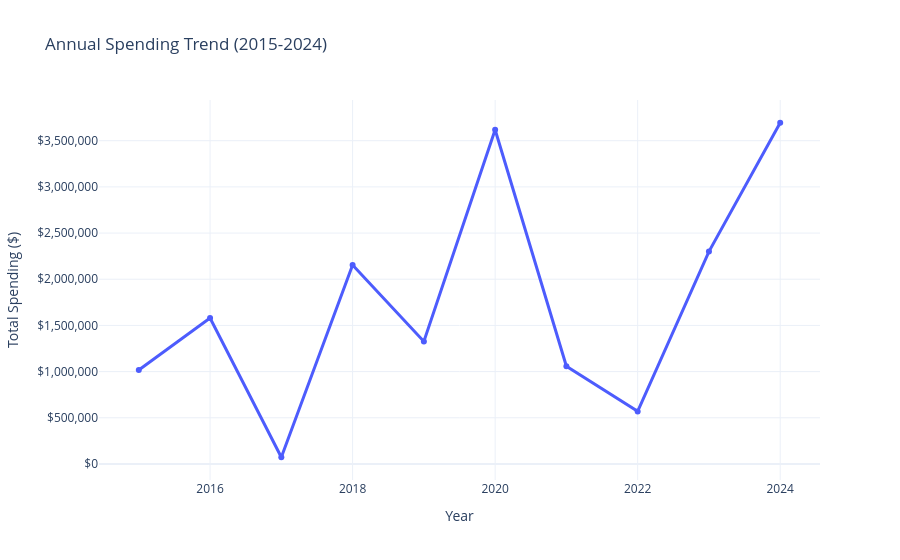

The cell this chart's notebook holds for it:
### Code cell
# Spending by Year

# Data Cleaning & Preparation
# Group by Year and sum the Grant Amount
df_yearly = df.groupby('Year')['Grant Amount'].sum().reset_index()
# Check the transformed data
print(df_yearly.head())

# Create the Line Chart
fig = px.line(df_yearly, 
            x='Year', 
            y='Grant Amount', 
            title='Annual Spending Trend (2015-2024)',
            markers=True, # Adds dots to the line for easier hovering
            template='plotly_white')

# Enhance the Interactivity & Look
fig.update_traces(line_color="#4d5cfd", line_width=3) # Custom line color
fig.update_layout(
    xaxis_title="Year",
    yaxis_title="Total Spending ($)",
    hovermode="x unified", # Shows all data for that year in one tooltip
    yaxis=dict(
        title="Grant Amount",
        tickprefix="$",    # Adds $ to the start of every number
        tickformat=",",    # Adds commas (e.g., 1,000,000)
    )
)

fig.show()

# Export for Wix
# html_snippet = fig.to_html(full_html=False, include_plotlyjs='cdn')
# print(html_snippet)

### Figure 1 — Plotly figure (JSON) as saved in the notebook; plotly's stock layout.template omitted (floating-point values rounded to 4 significant figures)
{"data": [{"hovertemplate": "Year=%{x}<br>Grant Amount=%{y}<extra></extra>", "legendgroup": "", "line": {"color": "#4d5cfd", "dash": "solid", "width": 3}, "marker": {"symbol": "circle"}, "mode": "lines+markers", "name": "", "orientation": "v", "showlegend": false, "type": "scatter", "x": [2015, 2016, 2017, 2018, 2019, 2020, 2021, 2022, 2023, 2024], "xaxis": "x", "y": [1016600, 1579146, 72500, 2154962, 1326865, 3618156, 1058581, 569125, 2299339, 3694511], "yaxis": "y"}], "layout": {"autosize": true, "hovermode": "x unified", "legend": {"tracegroupgap": 0}, "title": {"text": "Annual Spending Trend (2015-2024)"}, "xaxis": {"anchor": "y", "autorange": true, "domain": [0, 1], "range": [2014.0, 2025.0], "title": {"text": "Year"}, "type": "linear"}, "yaxis": {"anchor": "x", "autorange": true, "domain": [0, 1], "range": [-226400.0, 3993000.0], "tickformat": ",", "tickprefix": "$", "title": {"text": "Total Spending ($)"}, "type": "linear"}}}
